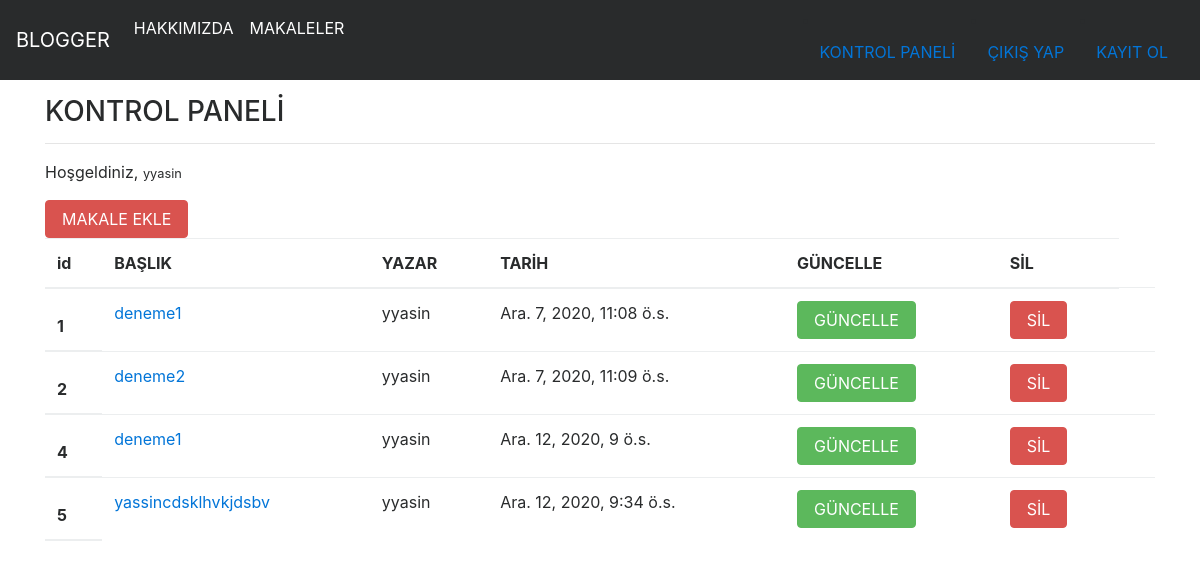
Screenshot of /articles/dashboard/ (signed in) with the database file from the repository.
### article/models.py (models this page shows, shortened)
class Article(models.Model):
    author=models.ForeignKey("auth.user",on_delete=models.CASCADE,verbose_name="YAZAR")
    title=models.CharField(max_length=50,verbose_name="BAŞLIK")
    content=models.TextField(verbose_name="İÇERİK")
    created_date=models.DateTimeField(auto_now_add=True,verbose_name="OLUŞTURULMA TARİHİ")

### article/views.py (the view)
# urls.py: path('dashboard/',views.dashboard,name="articles/dashboard"),
def dashboard(request):
    articles=Article.objects.filter(author=request.user)
    context={
        "articles":articles
    }
    return render(request,"dashboard.html",context)

### templates/dashboard.html
{% extends "layout.html" %}
{% block body %}
  <h3>KONTROL PANELİ</h3>
  <hr>
  <p>
      Hoşgeldiniz, <small>{{request.user.username}}</small>
  </p>
  <a class="btn btn-danger" href="/articles/addarticle">MAKALE EKLE</a>
  {% if articles %}
    <table class="table">
      <thead>
       <tr>
        <th scope="col">id</th>
        <th scope="col">BAŞLIK</th>
        <th scope="col">YAZAR</th>
        <th scope="col">TARİH</th>
        <th scope="col">GÜNCELLE</th>
        <th scope="col">SİL</th>
        {% for article in articles %}
       <tr>
            <th scope="row">{{article.id}}</th>
            <td><a href="/articles/article/{{article.id}}">{{article.title}}</a></td>
            <td>{{article.author.username}}</td>
            <td>{{article.created_date}}</td>
            <td><a href="/articles/update/{{article.id}}" class="btn btn-success">GÜNCELLE</a></td>
            <td><a href="/articles/delete/{{article.id}}" class="btn btn-danger">SİL</a></td>
            <td></td>
          </tr>
        {% endfor %}
      </tr>
  </table>
  {% else  %}
    <br><br><br>
    <div class="alert alert-danger">Henüz Bir Makaleniz Bulunmuyor</div>
  {% endif %}
{% endblock body %}

### templates/layout.html (shortened to what this page needs)
<!DOCTYPE html>
{% load static %}
<html lang="en">
<head>
    <link rel="stylesheet" href="{% static 'css/bootstrap.min.css' %}">
</head>
<body>
    {% include "includes/navbar.html" %}
    <div class="container">
        <br><br><br><br>
       {% block body %}
       {% endblock body %}
    </div>
</body>
</html>

### templates/includes/navbar.html (shortened to what this page needs)
<nav class="navbar navbar-toggleable-md navbar-inverse fixed-top bg-inverse">
    <a class="navbar-brand" href="/">BLOGGER</a>
    <div class="collapse navbar-collapse" id="navbarCollapse">
      <ul class="navbar-nav mr-auto">
        <li class="nav-item active">
          <a class="nav-link" href="/about">HAKKIMIZDA</a>
        </li>
        <li class="nav-item active">
          <a class="nav-link" href="/articles">MAKALELER</a>
        </li>
      </ul>
      {% if request.user.is_authenticated %}
      <li class="nav-item active">
        <a class="nav-link" href="/articles/dashboard">KONTROL PANELİ</a>
      </li>
      <li class="nav-item active">
        <a class="nav-link" href="/user/logout">ÇIKIŞ YAP</a>
      </li>
      <li class="nav-item active">
        <a class="nav-link" href="/user/register">KAYIT OL</a>
      </li>
      {% endif %}
    </div>
  </nav>

### rows the page displays
Article: id "1", title "deneme1", author.username "yyasin", created_date "Ara. 7, 2020, 11:08 ö.s."
Article: id "2", title "deneme2", author.username "yyasin", created_date "Ara. 7, 2020, 11:09 ö.s."
Article: id "4", title "deneme1", author.username "yyasin", created_date "Ara. 12, 2020, 9 ö.s."
Article: id "5", title "yassincdsklhvkjdsbv", author.username "yyasin", created_date "Ara. 12, 2020, 9:34 ö.s."

### other values shown
{{ request.user.username }} "yyasin"
